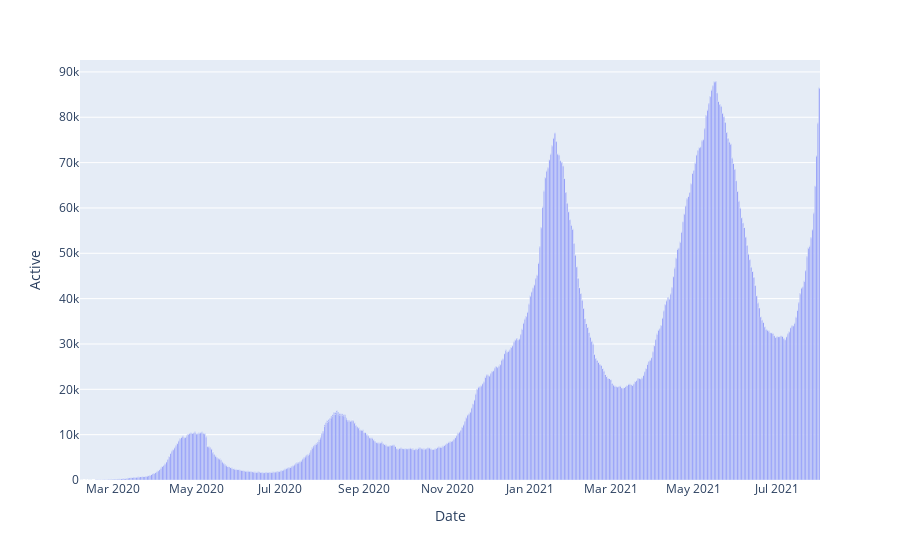

The cell this chart's notebook holds for it:
### Code cell
total = pd.read_csv('covid_data/covid_jpn_total.csv')
total["Active"] = total.apply(lambda row: row.Positive - row.Discharged, axis=1)

# mask = (total['Date'] > '2019-12-31') & (total['Date'] <= '2020-12-31')
# print(total.loc[mask].shape)
# total = total.loc[mask]

fig = px.bar(total,x='Date',y='Active',labels={"index":"Number of cases","value":"Date"},title="") 
fig.show()

### Figure 1 — Plotly figure (JSON) as saved in the notebook; plotly's stock layout.template omitted (floating-point values rounded to 4 significant figures; data arrays with more than 128 entries replaced by an {"elided": "..."} marker saying what was removed)
{"data": [{"alignmentgroup": "True", "hovertemplate": "Date=%{x}<br>Active=%{y}<extra></extra>", "legendgroup": "", "marker": {"color": "#636efa", "pattern": {"shape": ""}}, "name": "", "offsetgroup": "", "orientation": "v", "showlegend": false, "textposition": "auto", "type": "bar", "x": {"elided": "1591 str values"}, "xaxis": "x", "y": {"elided": "1591 int values"}, "yaxis": "y"}], "layout": {"barmode": "relative", "legend": {"tracegroupgap": 0}, "margin": {"t": 60}, "xaxis": {"anchor": "y", "domain": [0, 1], "title": {"text": "Date"}}, "yaxis": {"anchor": "x", "domain": [0, 1], "title": {"text": "Active"}}}}
